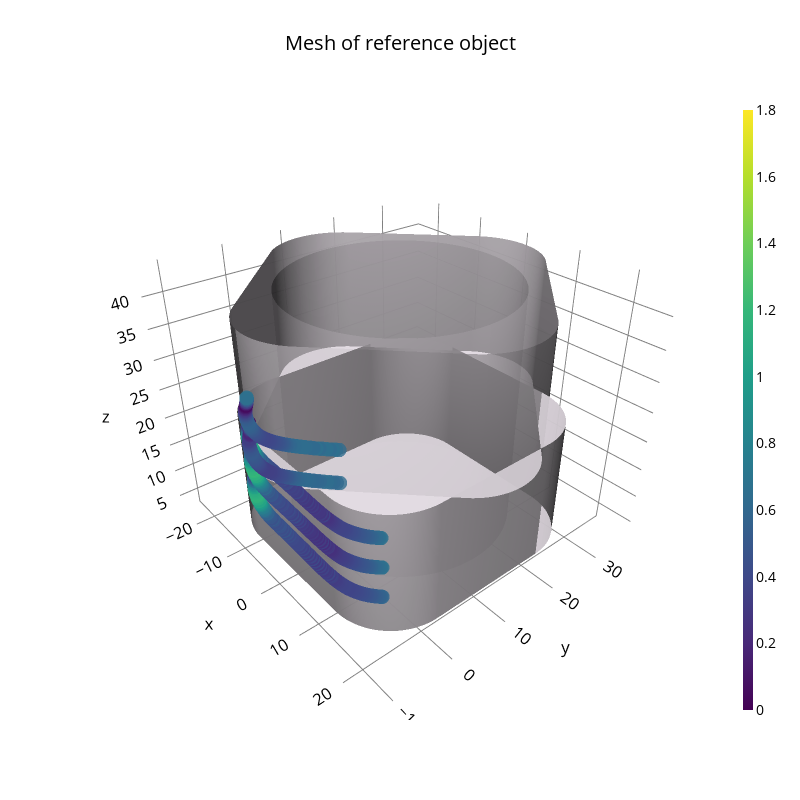

This figure's notebook cell:
### Code cell
# x, y, z = (vertices + np.array([0.5,12.5,0.5])).T
colorscale= [[0, '#e5dee5'], [1, '#e5dee5']]   
# x, y, z = (vertices).T

mesh3D = go.Mesh3d(
            x=x,
            y=y,
            z=z,
            i=I,
            j=J,
            k=K,
            flatshading=True,
            colorscale=colorscale, 
            intensity=z, 
            opacity=0.8,
            name='Double Square',
            showscale=False)

title = "Mesh of reference object"
layout = go.Layout(title_text=title, title_x=0.5,
                   font_color='black',
            width=800,
            height=800,
            showlegend=False,
       #      coloraxis = dict(colorscale='Viridis', 
                            # colorbar=dict(thickness=10),),
            scene_camera=dict(eye=dict(x=1.5, y=-1.25, z=1.2)),)
       #      scene_xaxis_visible=False,
       #      scene_yaxis_visible=False,
       #      scene_zaxis_visible=False)

fig = go.Figure(data=[mesh3D]+plot_array, layout=layout)
fig.data[0].update(lighting=dict(ambient= 0.18,
                                 diffuse= 1,
                                 fresnel=  .1,
                                 specular= 1,
                                 roughness= .1,
                                 facenormalsepsilon=0))
fig.data[0].update(lightposition=dict(x=3000,
                                      y=3000,
                                      z=10000))
fig.update_layout(scene = dict(
               xaxis = dict(
                    backgroundcolor="rgba(0, 0, 0,0)",
                    gridcolor="gray",
                    showbackground=True,
                    zerolinecolor="gray",),
               yaxis = dict(
               backgroundcolor="rgba(0, 0, 0,0)",
               gridcolor="gray",
               showbackground=True,
               zerolinecolor="gray"),
               zaxis = dict(
               backgroundcolor="rgba(0, 0, 0,0)",
               gridcolor="gray",
               showbackground=True,
               zerolinecolor="gray",),),
)
fig.update_layout(font=dict(size=14))
fig.show()

### Figure 1 — Plotly figure (JSON) as saved in the notebook; plotly's stock layout.template omitted (floating-point values rounded to 4 significant figures; data arrays with more than 128 entries replaced by an {"elided": "..."} marker saying what was removed)
{"data": [{"colorscale": [[0, "#e5dee5"], [1, "#e5dee5"]], "flatshading": true, "i": {"elided": "4374 int values"}, "intensity": {"elided": "2189 float values"}, "j": {"elided": "4374 int values"}, "k": {"elided": "4374 int values"}, "lighting": {"ambient": 0.18, "diffuse": 1, "facenormalsepsilon": 0, "fresnel": 0.1, "roughness": 0.1, "specular": 1}, "lightposition": {"x": 3000, "y": 3000, "z": 10000}, "name": "Double Square", "opacity": 0.8, "showscale": false, "type": "mesh3d", "x": {"elided": "2189 float values"}, "y": {"elided": "2189 float values"}, "z": {"elided": "2189 float values"}}, {"line": {"color": "rgba(0,0,0,0)"}, "marker": {"cmax": 1.8, "cmin": 0, "color": {"elided": "692 float values"}, "colorbar": {"thickness": 10}, "colorscale": [[0, "#440154"], [0.1111, "#482878"], [0.2222, "#3e4989"], [0.3333, "#31688e"], [0.4444, "#26828e"], [0.5556, "#1f9e89"], [0.6667, "#35b779"], [0.7778, "#6ece58"], [0.8889, "#b5de2b"], [1, "#fde725"]], "opacity": 0.8, "size": 5}, "name": "lines", "type": "scatter3d", "x": {"elided": "692 float values"}, "y": {"elided": "692 float values"}, "z": {"elided": "692 float values"}}], "layout": {"font": {"color": "black", "size": 14}, "height": 800, "scene": {"camera": {"eye": {"x": 1.5, "y": -1.25, "z": 1.2}}, "xaxis": {"backgroundcolor": "rgba(0, 0, 0,0)", "gridcolor": "gray", "showbackground": true, "zerolinecolor": "gray"}, "yaxis": {"backgroundcolor": "rgba(0, 0, 0,0)", "gridcolor": "gray", "showbackground": true, "zerolinecolor": "gray"}, "zaxis": {"backgroundcolor": "rgba(0, 0, 0,0)", "gridcolor": "gray", "showbackground": true, "zerolinecolor": "gray"}}, "showlegend": false, "title": {"text": "Mesh of reference object", "x": 0.5}, "width": 800}}
